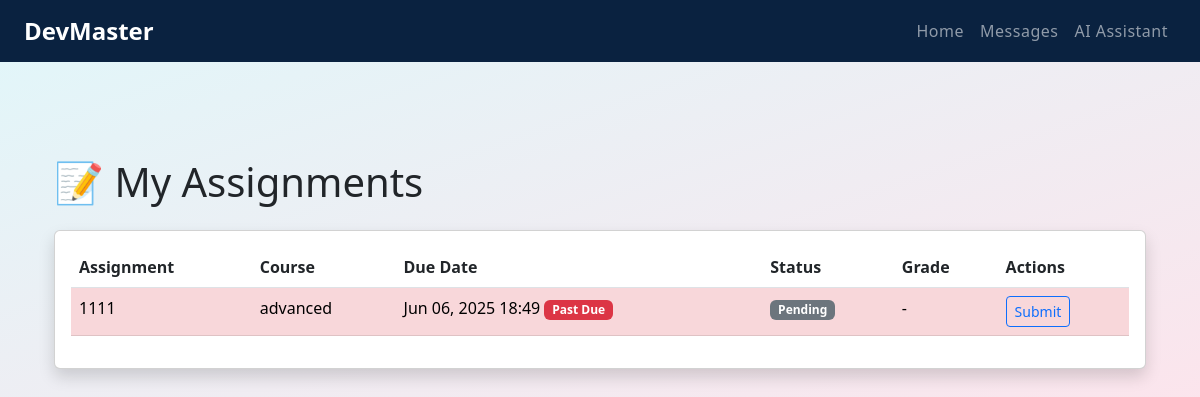
Page /assignments/ (signed in) on the committed database.
### users/models.py (models this page shows, shortened)
class Assignment(models.Model):
    content = models.OneToOneField(SectionContent, on_delete=models.CASCADE, related_name='assignment', null=True, blank=True)
    deadline = models.DateTimeField()
    max_points = models.PositiveIntegerField(default=100)
    allow_late_submissions = models.BooleanField(default=False)
    submission_types = models.CharField(
        max_length=20,
        choices=[('file', 'File'), ('text', 'Text'), ('both', 'File or Text')],
        default='both'
    )
    rubric = models.JSONField(blank=True, null=True)  # For advanced grading

class SectionContent(models.Model):
    CONTENT_TYPES = [
        ('text', 'Text'),
        ('file', 'File'),
        ('video', 'Video'),
        ('audio', 'Audio'),
        ('assignment', 'Assignment'),
        ('link', 'External Link'),
    ]
    section = models.ForeignKey(CourseSection, on_delete=models.CASCADE, related_name='contents')
    content_type = models.CharField(max_length=20, choices=CONTENT_TYPES)
    title = models.CharField(max_length=100)
    text_content = models.TextField(blank=True, null=True)
    file = models.FileField(upload_to='course_contents/', blank=True, null=True)
    video_url = models.URLField(blank=True, null=True)
    audio_file = models.FileField(upload_to='audio_contents/', blank=True, null=True)
    external_link = models.URLField(blank=True, null=True)
    assignment_instructions = models.TextField(blank=True, null=True)
    assignment_due_date = models.DateTimeField(blank=True, null=True)
    created_at = models.DateTimeField(auto_now_add=True)
    updated_at = models.DateTimeField(auto_now=True)
    order = models.PositiveIntegerField(default=0)
    description = models.TextField(blank=True, null=True)
    valid_from = models.DateField(blank=True, null=True)
    valid_to = models.DateField(blank=True, null=True)
    class Meta:
        ordering = ['order']

class CourseSection(models.Model):
    course = models.ForeignKey(Course, on_delete=models.CASCADE, related_name='sections')
    title = models.CharField(max_length=100)
    order = models.PositiveIntegerField(default=0)
    created_at = models.DateTimeField(auto_now_add=True)
    updated_at = models.DateTimeField(auto_now=True)
    class Meta:
        ordering = ['order']

class Course(models.Model):
    title = models.CharField(max_length=100)
    description = models.TextField()
    teacher = models.ForeignKey(Teacher, on_delete=models.CASCADE, related_name='courses')
    learning_level = models.ForeignKey(LearningLevel, on_delete=models.CASCADE, related_name='courses')

### users/views.py (the view)
# urls.py: path('assignments/', views.assignment_list, name='assignment_list'),
@login_required
def assignment_list(request):
    enrollments = Enrollment.objects.filter(student=request.user.student)
    courses = [e.course for e in enrollments]
    assignments = Assignment.objects.filter(content__section__course__in=courses).select_related(
        'content', 'content__section', 'content__section__course'
    ).order_by('deadline')
    assignments_with_status = []
    for assignment in assignments:
        submission = Submission.objects.filter(
            assignment=assignment,
            student=request.user.student
        ).first()
        assignments_with_status.append({
            'assignment': assignment,
            'submission': submission,
            'is_past_due': assignment.deadline < timezone.now()
        })
    return render(request, 'users/assignment_list.html', {
        'assignments': assignments_with_status
    })

### users/templates/users/assignment_list.html
{% extends 'base.html' %}
{% block content %}
<div class="container py-5">
    <h1 class="mb-4">📝 My Assignments</h1>
    <div class="card shadow">
        <div class="card-body">
            {% if assignments %}
            <div class="table-responsive">
                <table class="table table-hover">
                    <thead>
                        <tr>
                            <th>Assignment</th>
                            <th>Course</th>
                            <th>Due Date</th>
                            <th>Status</th>
                            <th>Grade</th>
                            <th>Actions</th>
                        </tr>
                    </thead>
                    <tbody>
                        {% for item in assignments %}
                        <tr class="{% if item.is_past_due and not item.submission %}table-danger{% elif item.submission %}table-success{% endif %}">
                            <td>{{ item.assignment.content.title }}</td>
                            <td>{{ item.assignment.content.section.course.title }}</td>
                            <td>
                                {{ item.assignment.deadline|date:"M d, Y H:i" }}
                                {% if item.is_past_due %}<span class="badge bg-danger">Past Due</span>{% endif %}
                            </td>
                            <td>
                                {% if item.submission %}
                                    <span class="badge bg-success">Submitted</span>
                                    {% if item.submission.is_late %}<span class="badge bg-warning">Late</span>{% endif %}
                                {% else %}
                                    <span class="badge bg-secondary">Pending</span>
                                {% endif %}
                            </td>
                            <td>
                                {% if item.submission and item.submission.grade is not None %}
                                    {{ item.submission.grade }}/{{ item.assignment.max_points }}
                                {% else %}
                                    -
                                {% endif %}
                            </td>
                            <td>
                                <a href="{% url 'assignment_detail' item.assignment.id %}" class="btn btn-sm btn-outline-primary">
                                    {% if item.submission %}View{% else %}Submit{% endif %}
                                </a>
                            </td>
                        </tr>
                        {% endfor %}
                    </tbody>
                </table>
            </div>
            {% else %}
            <div class="alert alert-info">
                You don't have any assignments yet.
            </div>
            {% endif %}
        </div>
    </div>
</div>
{% endblock %}

### users/templates/base.html (style rules this page uses)
body { background: linear-gradient(to bottom right, #e0f7fa, #fce4ec); }

### rows in the picture
Assignment: assignment.content "1111", assignment.content.section.course "advanced", assignment.deadline "Jun 06, 2025 18:49"
